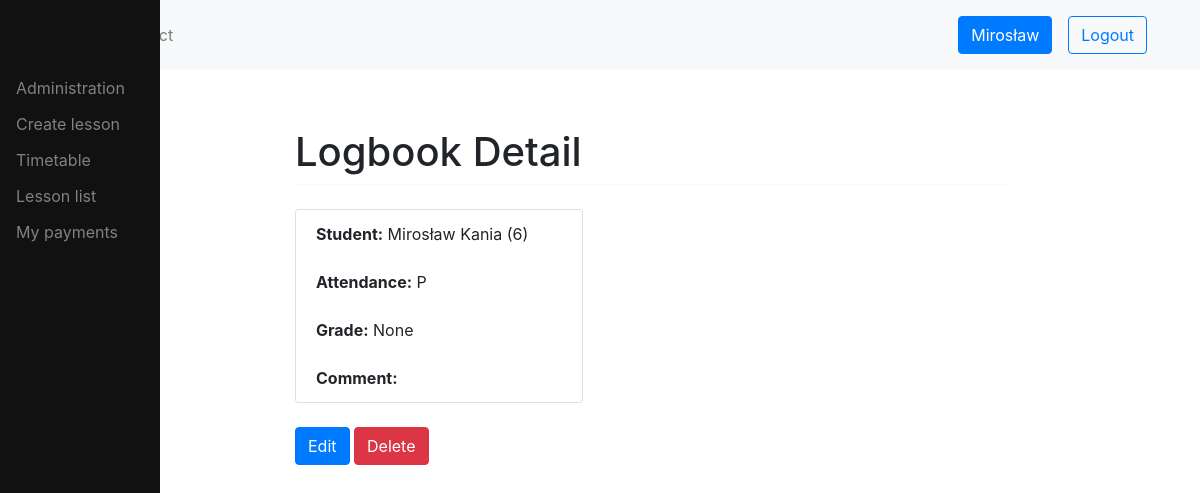
Page /logbook/45/ (signed in) on the earlier database version.
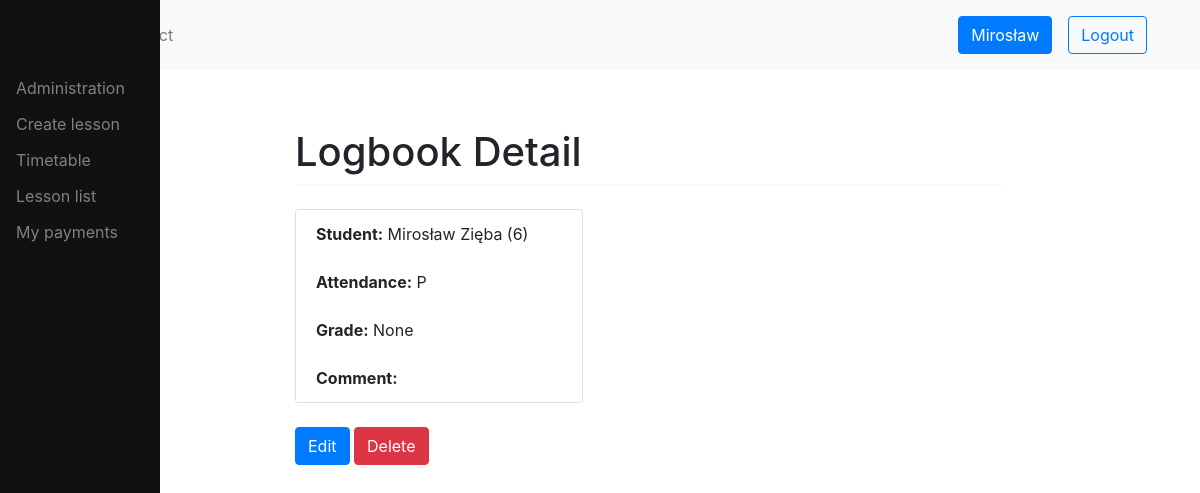
Same page on the later database version.
### logbook/models.py (models this page shows, shortened)
class Logbook(models.Model):
    student = models.ForeignKey(Student, related_name='logbook', on_delete=models.CASCADE)
    subject = models.ForeignKey(Subject, related_name='logbook', on_delete=models.CASCADE, default=None)
    lesson = models.ForeignKey(Lesson, related_name='logbook', on_delete=models.CASCADE, default=None)
    grade = models.CharField(max_length=20, default=None, blank=True, null=True)
    comment = models.TextField(default=None, blank=True, null=True)
    PRESENT = "P"
    ABSENT = "A"
    EXCUSED = "E"
    STATUS_CHOICES = [
        (PRESENT, "Present"),
        (ABSENT, "Absent"),
        (EXCUSED, "Excused"),
    ]
    attendance = models.CharField(max_length=1, choices=STATUS_CHOICES, default=None, blank=True, null=True)

### users/models.py (models this page shows, shortened)
class Student(models.Model):
    user = models.OneToOneField(User, on_delete=models.CASCADE)
    enrollment_date = models.DateField()
    def __str__(self):
        return f'{self.user}'

class User(AbstractUser):
    username = None
    email = models.EmailField(_('email address'), unique=True)
    phone = models.CharField(blank=True, null=True, max_length=16, help_text='Contact phone number')
    address = models.TextField('address', max_length=255, blank=True, null=True)
    date_of_birth = models.DateField(null=True, blank=True)
    USERNAME_FIELD = 'email'
    REQUIRED_FIELDS = []
    objects = CustomUserManager()
    def __str__(self):
        return f'{self.first_name} {self.last_name} ({self.id})'

### logbook/views.py (the view, shortened to what this page needs)
# urls.py: path('<int:id>/', views.LogbookDetailView.as_view(), name='logbook-detail'),
class LogbookDetailView(UserPassesTestMixin, DetailView):
    model = Logbook
    template_name = 'logbook_detail.html'
    def get_object(self):
        id_ = self.kwargs.get("id")
        return get_object_or_404(Logbook, id=id_)
    def get_context_data(self, **kwargs):
        context = super().get_context_data(**kwargs)
        return context
    def test_func(self):
        return self.request.user.has_perm('logbook.view_logbook')

### logbook/templatetags/auth_extras.py (called while the page is built)
@register.filter(name='has_group')
def has_group(user, group_name):
    group = Group.objects.get(name=group_name)
    return True if group in user.groups.all() else False

### logbook/templates/logbook_detail.html
{% extends 'base.html' %}
{% load auth_extras %}
{% block content %}
<h1 class="mt-2">Logbook Detail</h1>
<hr class="mt-0 mb-4">
<div class="card" style="width: 18rem;">
    <ul class="list-group list-group-flush">
        <li class="list-group-item"><b>Student:</b> {{ logbook.student }}</li>
        <li class="list-group-item"><b>Attendance:</b> {{ logbook.attendance }}</li>
        <li class="list-group-item"><b>Grade:</b> {{ logbook.grade }}</li>
        <li class="list-group-item"><b>Comment:</b> {{ logbook.comment }}</li>
    </ul>
</div>
<div><br>
    {% if request.user|has_group:"teacher" %}
        <a class="btn btn-primary" href="{% url 'logbook:logbook-update' logbook.id %}">Edit</a>
        <a class="btn btn-danger" href="{% url 'logbook:logbook-delete' logbook.id %}">Delete</a>
    {% endif %}
</div>
{% endblock %}

Differences in the rows shown:
changed through a linked row, Logbook "None": student "Mirosław Kania (6)" → "Mirosław Zięba (6)"
